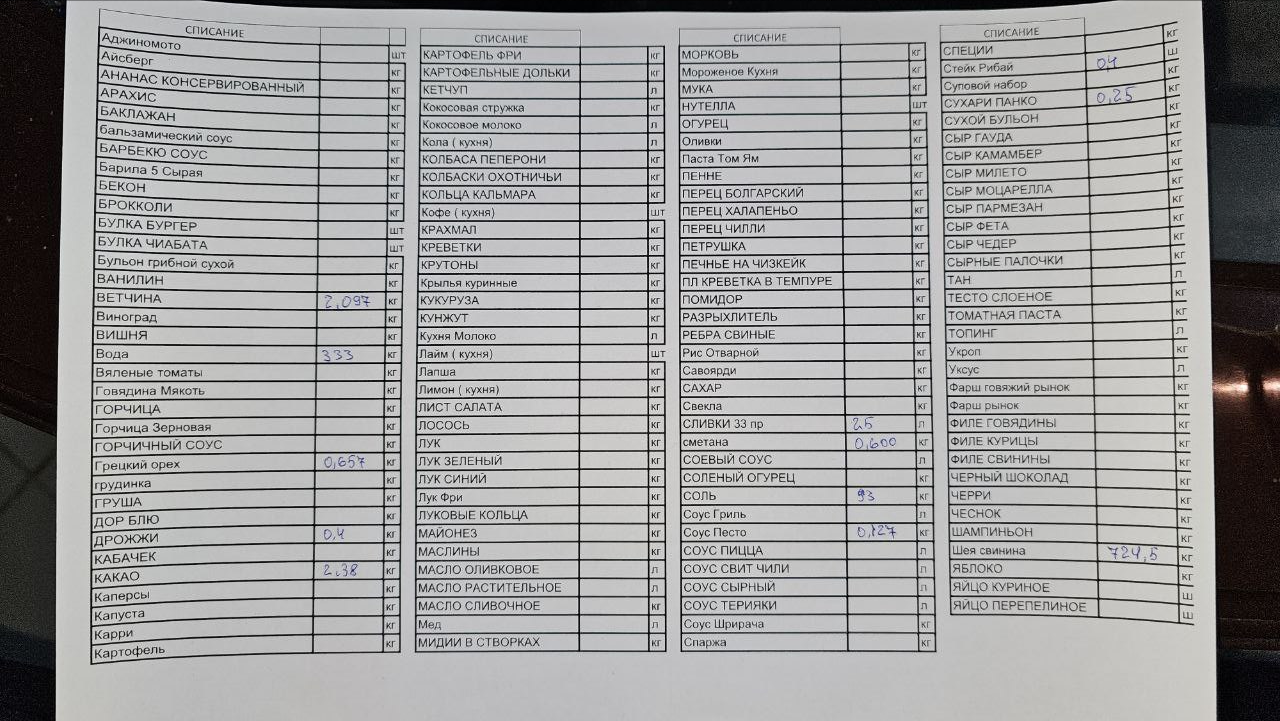
#> input picture photo_2025-11-19_17-41-44.jpg, 1280 x 721 px
$ python test_tesseract_diagnosis.py photo_2025-11-19_17-41-44.jpg
#> lines starting #> are read from the running program, lines starting #| are printed output that depends on the picture; after the words box and inside, x2 and y2 are one past the last pixel; in counts of white or black regions, pixels touching at a corner belong together
### ocr_tesseract.py
"""
OCR с использованием Tesseract для распознавания таблиц.
Более быстрый и дешевый альтернативный метод для GPT Vision.
"""
import re
import cv2
import numpy as np
import pytesseract
from typing import List, Dict, Optional, Tuple
from pathlib import Path


def preprocess_image(image_path: str) -> np.ndarray:
    """
    Предобработка изображения для улучшения качества OCR.

    Применяет:
    - Увеличение контраста (CLAHE)
    - Бинаризацию (Otsu)
    - Удаление шума
    - Выравнивание (deskew) если нужно

    Returns:
        Обработанное изображение (numpy array)
    """
#> called with image_path = 'photo_2025-11-19_17-41-44.jpg'
    # Читаем изображение
    img = cv2.imread(image_path)
#> img is the input picture: shape (721, 1280, 3); mean B, G, R 158.5, 158.6, 158.9
    if img is None:
        raise FileNotFoundError(f"Не удалось прочитать изображение: {image_path}")

    # Конвертируем в grayscale
    gray = cv2.cvtColor(img, cv2.COLOR_BGR2GRAY)

    # CLAHE для улучшения контраста
    clahe = cv2.createCLAHE(clipLimit=2.0, tileGridSize=(8, 8))
    enhanced = clahe.apply(gray)
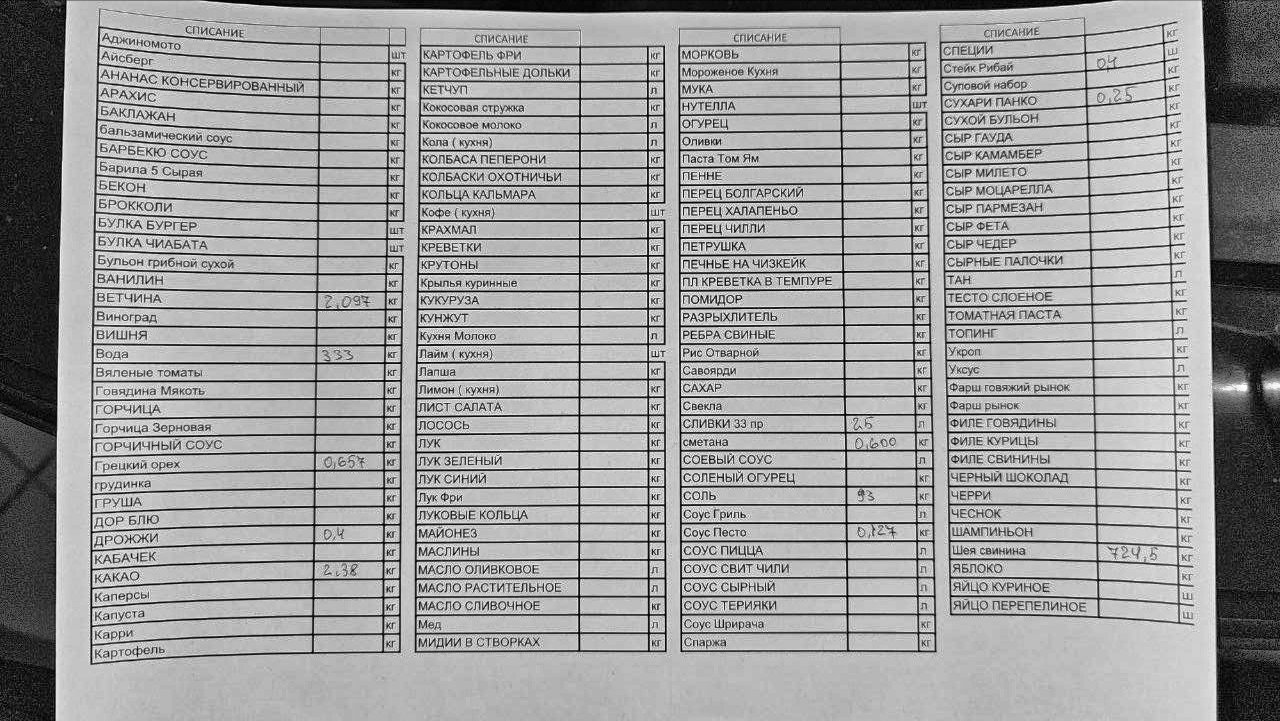
#> enhanced: shape (721, 1280); min 0, max 255, mean 157.9

    # Удаление шума
    denoised = cv2.fastNlMeansDenoising(enhanced, None, h=10, templateWindowSize=7, searchWindowSize=21)

    # Бинаризация (Otsu)
    _, binary = cv2.threshold(denoised, 0, 255, cv2.THRESH_BINARY + cv2.THRESH_OTSU)
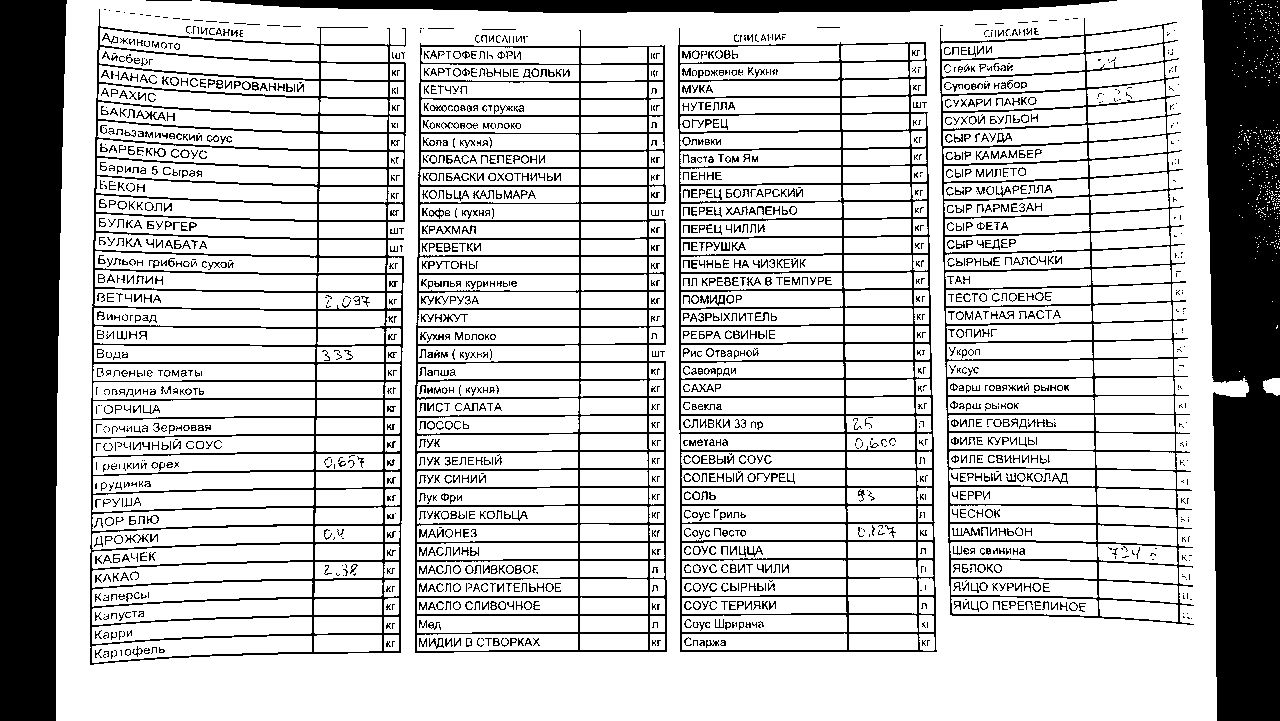
#> binary: shape (721, 1280); 76.3% white; 1831 black regions (847 under 20 px), largest, box (x1, y1, x2, y2) and area: (1202, 0, 1280, 721) 48182, (0, 0, 67, 721) 42662, (90, 9, 406, 665) 25012

    return binary


def extract_table_structure(image: np.ndarray) -> Dict[int, List[Dict]]:
    """
    Извлекает структурированные данные из изображения таблицы.

    Returns:
        Dict[line_num, List[{text, conf, x, y, w, h}]]
    """
    # Tesseract с детальными данными
    custom_config = r'--oem 3 --psm 6 -l rus+eng'
    data = pytesseract.image_to_data(image, config=custom_config, output_type=pytesseract.Output.DICT)

    # Группируем по строкам таблицы
    lines = {}
    for i in range(len(data['text'])):
        text = data['text'][i].strip()
        conf = int(data['conf'][i])

        # Пропускаем пустые или низкого качества
        if not text or conf < 30:
            continue

        line_num = data['line_num'][i]
        block_num = data['block_num'][i]

        # Создаем уникальный ключ строки (block + line)
        line_key = (block_num, line_num)

        if line_key not in lines:
            lines[line_key] = []

        lines[line_key].append({
            'text': text,
            'conf': conf,
            'x': data['left'][i],
            'y': data['top'][i],
            'w': data['width'][i],
            'h': data['height'][i],
        })

    # Сортируем элементы в каждой строке по X (слева направо)
    for line_key in lines:
        lines[line_key].sort(key=lambda item: item['x'])

    return lines


# [178 lines left out: functions parse_table_rows, assess_quality, extract_table_tesseract, detect_doc_type_simple, not called in this run]

### test_tesseract_diagnosis.py
"""
Диагностический скрипт для тестирования Tesseract OCR на рукописных таблицах.
Показывает промежуточные результаты распознавания.

Использование:
    python test_tesseract_diagnosis.py <путь_к_фото>

Или укажите фото из tmp_images:
    python test_tesseract_diagnosis.py tmp_images/photo.jpg
"""
import sys
import cv2
import numpy as np
import pytesseract
from pathlib import Path
from ocr_tesseract import preprocess_image, extract_table_structure, parse_table_rows, assess_quality


def save_preprocessed_image(image: np.ndarray, output_path: str):
    """Сохраняет предобработанное изображение для визуального анализа."""
    cv2.imwrite(output_path, image)
    print(f"💾 Предобработанное изображение сохранено: {output_path}")


def show_raw_ocr_output(image: np.ndarray):
    """Показывает сырой вывод Tesseract с confidence."""
    print("\n" + "="*80)
    print("📝 СЫРОЙ ВЫВОД TESSERACT (с confidence)")
    print("="*80)

    custom_config = r'--oem 3 --psm 6 -l rus+eng'
    data = pytesseract.image_to_data(image, config=custom_config, output_type=pytesseract.Output.DICT)

    print(f"\n{'Line':<6} {'Block':<6} {'Conf':<6} {'Text':<40} {'Position (x,y,w,h)'}")
    print("-" * 80)

    for i in range(len(data['text'])):
        text = data['text'][i].strip()
        if not text:
            continue

        line_num = data['line_num'][i]
        block_num = data['block_num'][i]
        conf = int(data['conf'][i])
        x, y = data['left'][i], data['top'][i]
        w, h = data['width'][i], data['height'][i]

        # Цветовая маркировка по confidence
        if conf < 30:
            marker = "🔴"  # Низкий
        elif conf < 60:
            marker = "🟡"  # Средний
        else:
            marker = "🟢"  # Высокий

        print(f"{line_num:<6} {block_num:<6} {conf:<6} {marker} {text:<38} ({x},{y},{w},{h})")

    print("\n" + "="*80)


# [88 lines left out: functions show_structured_data, show_parsed_items, show_quality_assessment, not called in this run]


def diagnose_image(image_path: str):
    """Полная диагностика распознавания изображения."""
    path = Path(image_path)
    if not path.exists():
        print(f"❌ Файл не найден: {image_path}")
        return

    print("\n" + "="*80)
    print(f"🔍 ДИАГНОСТИКА TESSERACT OCR")
    print(f"Изображение: {path.name}")
    print("="*80)

    # Шаг 1: Предобработка
    print("\n1️⃣ Предобработка изображения...")
    preprocessed = preprocess_image(image_path)

    # Сохраняем предобработанное изображение
    output_dir = Path("tmp_images")
    output_dir.mkdir(exist_ok=True)
    preprocessed_path = output_dir / f"preprocessed_{path.name}"
    save_preprocessed_image(preprocessed, str(preprocessed_path))

    # Шаг 2: Сырой вывод OCR
    print("\n2️⃣ Запуск Tesseract OCR...")
    show_raw_ocr_output(preprocessed)
#> (the call stopped at in show_raw_ocr_output, `data = pytesseract.image_to_data(image, config=custom_config, output_t..`: pytesseract is not available in this run)

    # Шаг 3: Структурирование данных
    print("\n3️⃣ Структурирование по строкам...")
    lines_data = extract_table_structure(preprocessed)
    show_structured_data(lines_data)

    # Шаг 4: Парсинг позиций
    print("\n4️⃣ Парсинг позиций (название-количество)...")
    items_with_conf = parse_table_rows(lines_data)
    show_parsed_items(items_with_conf)

    # Шаг 5: Оценка качества
    print("\n5️⃣ Оценка качества...")
    quality = assess_quality(items_with_conf)
    show_quality_assessment(quality)

    print("\n" + "="*80)
    print("✨ ДИАГНОСТИКА ЗАВЕРШЕНА")
    print("="*80)
    print(f"\nПредобработанное изображение: {preprocessed_path}")
    print("Сравните его с оригиналом, чтобы понять, как Tesseract видит текст.")
    print("\nЕсли Tesseract не справился:")
    print("  - Проверьте качество фото (освещение, резкость)")
    print("  - Убедитесь, что текст не слишком рукописный")
    print("  - Попробуйте переснять фото с лучшим контрастом")
    print("  - Или используйте GPT-4o (force_gpt=True)")


if __name__ == "__main__":
    if len(sys.argv) < 2:
        print("Использование: python test_tesseract_diagnosis.py <путь_к_фото>")
        print("\nПример:")
        print("  python test_tesseract_diagnosis.py tmp_images/photo.jpg")
        sys.exit(1)

    image_path = sys.argv[1]
    diagnose_image(image_path)
#> (the call stopped at in extract_table_structure, `data = pytesseract.image_to_data(image, config=custom_config, output_t..`: pytesseract is not available in this run)

$ run again, on tmp_images/6172309895_AgACAgIAAxkBAAIC1mkdx3XPMjcbhHG1nvtvKKfHEPm0AALZDWsbnXrxSIROK7e-l0ZzAQADAgADeQADNgQ.jpg
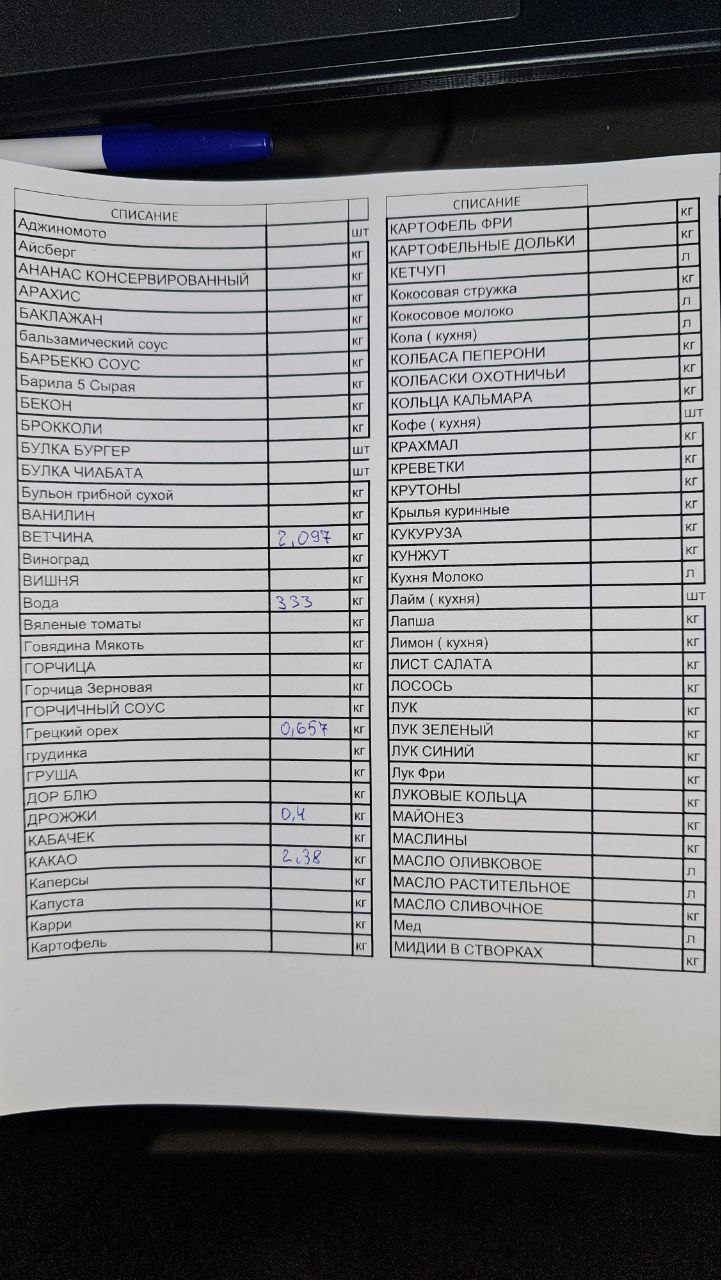
#> input picture tmp_images/6172309895_AgACAgIAAxkBAAIC1mkdx3XPMjcbhHG1nvtvKKfHEPm0AALZDWsbnXrxSIROK7e-l0ZzAQADAgADeQADNgQ.jpg, 721 x 1280 px
#> in preprocess_image, img is the input picture: shape (1280, 721, 3); mean B, G, R 138.3, 136.2, 136.4
#> in preprocess_image, `enhanced = clahe.apply(gray)`:
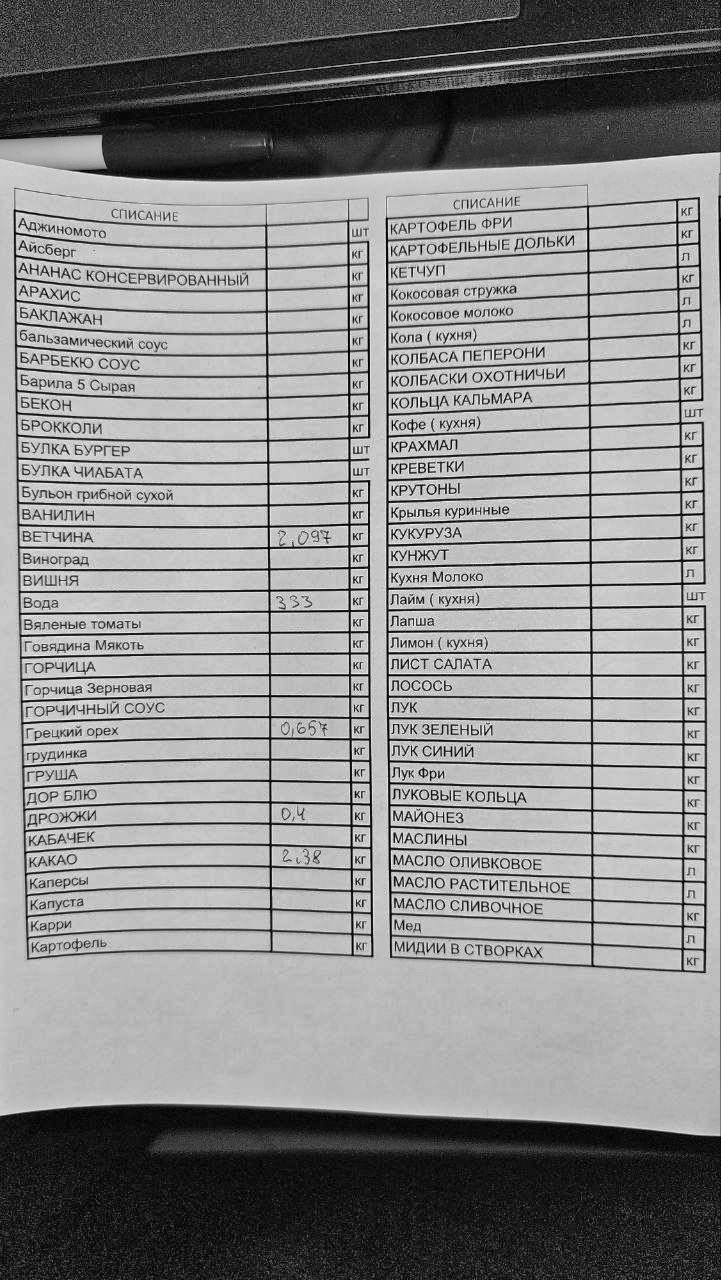
#> enhanced: shape (1280, 721); min 1, max 255, mean 139.4
#> in preprocess_image, `_, binary = cv2.threshold(denoised, 0, 255, cv2.THRESH_BINARY + cv2.TH..`:
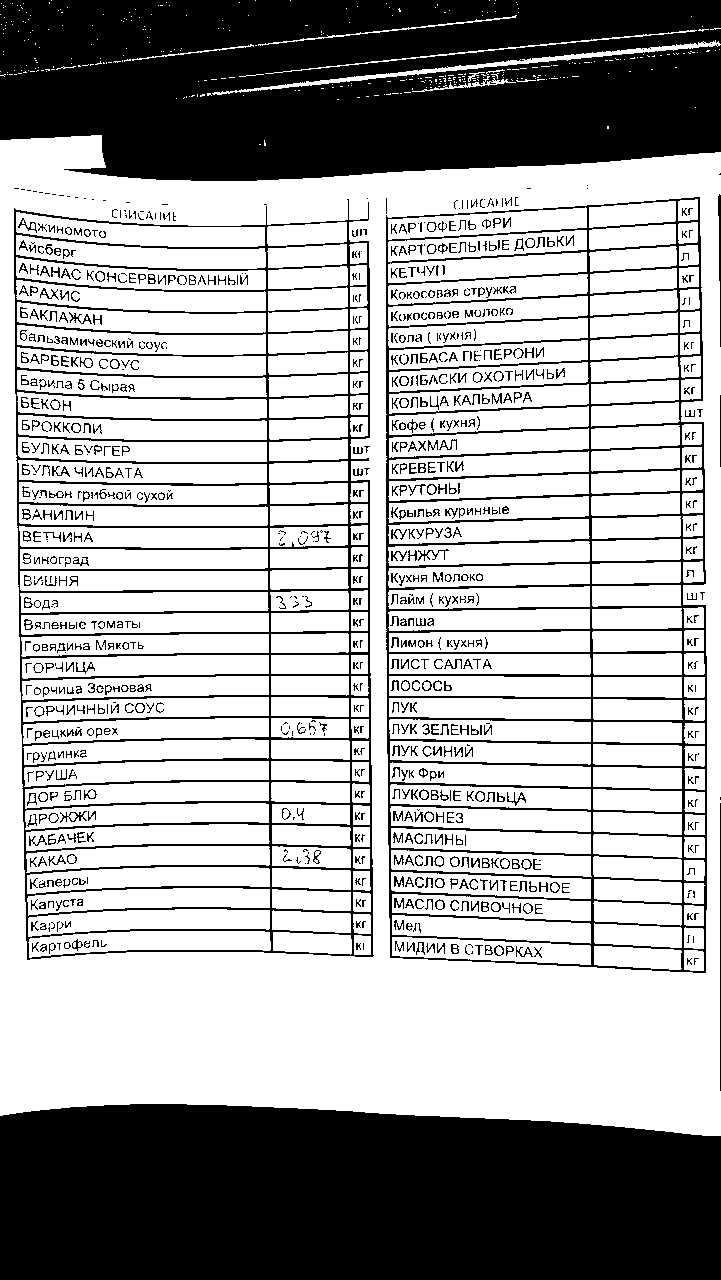
#> binary: shape (1280, 721); 65.4% white; 983 black regions (344 under 20 px), largest, box (x1, y1, x2, y2) and area: (0, 1104, 721, 1280) 118901, (0, 0, 721, 181) 115137, (14, 199, 374, 960) 31117
